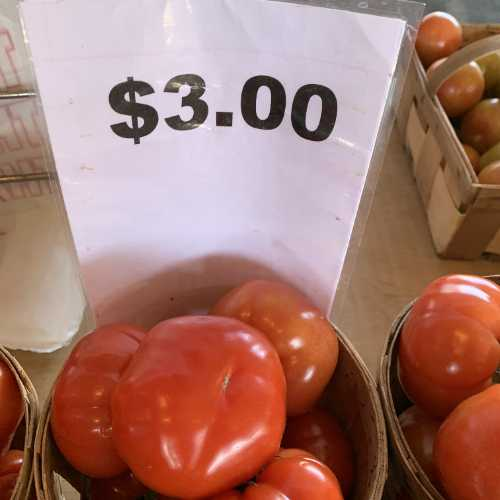
#> input picture pics/img3.jpeg, 500 x 500 px
$ python main.py
#> lines starting #> are read from the running program, lines starting #| are printed output that depends on the picture
### image.py
import cv2

import matplotlib.pyplot as plt
import numpy as np

class Image():

    def __init__(self, url):
#> called with url = 'pics/img3.jpeg'
        self.url = url
        self.directory = url[0:url.find('/') + 1]
        self.file =  url[url.find('/')  + 1:]

        self.img = cv2.imread(url)
#> self.img is the input picture: shape (500, 500, 3); mean B, G, R 108.5, 118.5, 163.2
        self.final = None

    def getShape(self):
        return self.img.shape

    def getDtype(self):
        return self.img.dtype

    def showImage(self):
        plt.imshow(self.img)
        plt.show()

    def saveImage(self):
        print()
        print("Saving Image.")
        cv2.imwrite(self.directory + "final/" +  self.file, self.final)

    def showFinalImage(self):
        if self.final is not None:
            plt.imshow(self.final)
            plt.show()
        else:
            print("Background removal has not been executed.")

    def removeBackground(self, rectangle):

        # Convert to color
#> called with rectangle = (100, 200, 350, 400)
        image_rgb = cv2.cvtColor(self.img, cv2.COLOR_BGR2RGB)

        # Create initial mask
        mask = np.zeros(image_rgb.shape[:2], np.uint8)

        # Create temporary arrays used by grabCut
        bgdModel = np.zeros((1, 65), np.float64)
        fgdModel = np.zeros((1, 65), np.float64)

        # Run grabCut
        cv2.grabCut(image_rgb, # Our image
                    mask, # The Mask
                    rectangle, # Our rectangle
                    bgdModel, # Temporary array for background
                    fgdModel, # Temporary array for background
                    5, # Number of iterations
                    cv2.GC_INIT_WITH_RECT) # Initiative using our rectangle

        # Create mask where sure and likely backgrounds set to 0, otherwise 1
        mask_2 = np.where((mask==2) | (mask==0), 0, 1).astype('uint8')

        # Multiply image with new mask to subtract background
        self.final  = image_rgb * mask_2[:, :, np.newaxis]
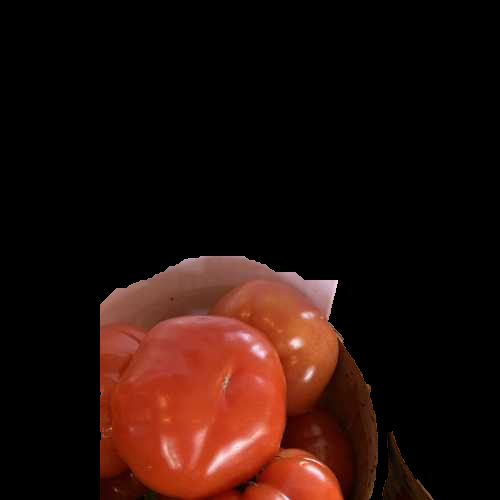
#> self.final: shape (500, 500, 3); mean R, G, B 36.7, 15.2, 10.1

### main.py
from image import Image

img_url = "pics/img3.jpeg"

image = Image(img_url)

# Set rectangle to get more accurate results
rectangle = (100, 200, 350, 400)

# image.showImage()

image.removeBackground(rectangle)

image.saveImage()
image.showFinalImage()

$ run again, with pics/img1.jpeg copied over pics/img3.jpeg
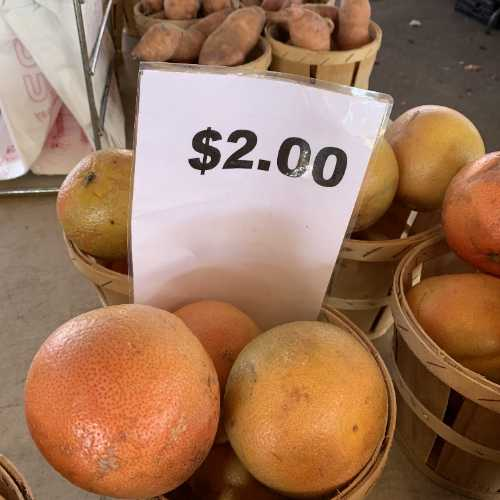
#> input picture pics/img1.jpeg, 500 x 500 px
#> in __init__, self.img is the input picture: shape (500, 500, 3); mean B, G, R 91, 117.8, 157
#> in removeBackground, `self.final  = image_rgb * mask_2[:, :, np.newaxis]`:
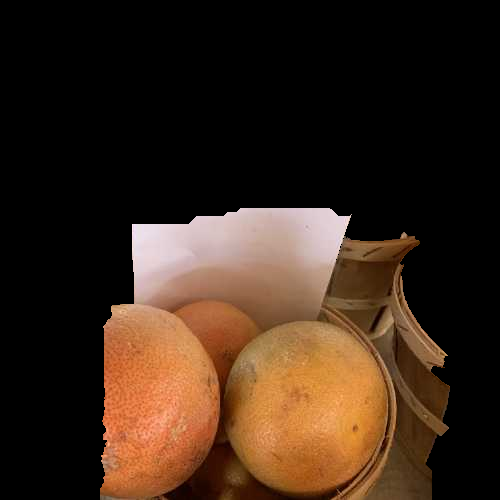
#> self.final: shape (500, 500, 3); mean R, G, B 58.1, 39, 25.3

$ run again, with pics/img2.jpeg copied over pics/img3.jpeg
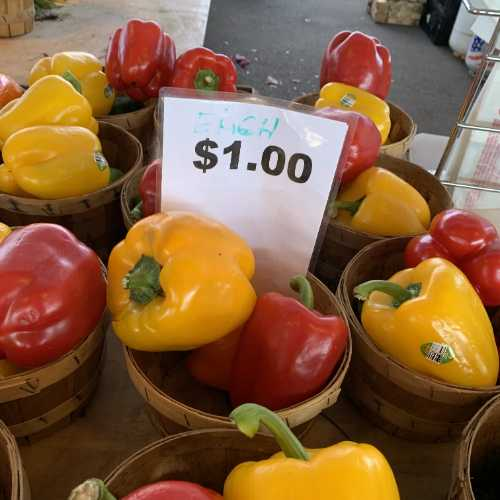
#> input picture pics/img2.jpeg, 500 x 500 px
#> in __init__, self.img is the input picture: shape (500, 500, 3); mean B, G, R 61.3, 94.3, 132.1
#> in removeBackground, `self.final  = image_rgb * mask_2[:, :, np.newaxis]`:
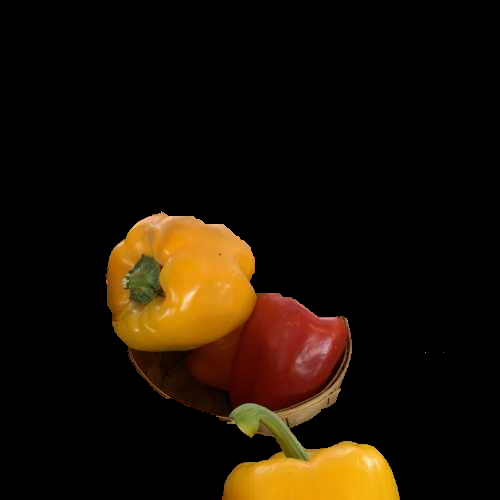
#> self.final: shape (500, 500, 3); mean R, G, B 27.6, 17, 4.4
